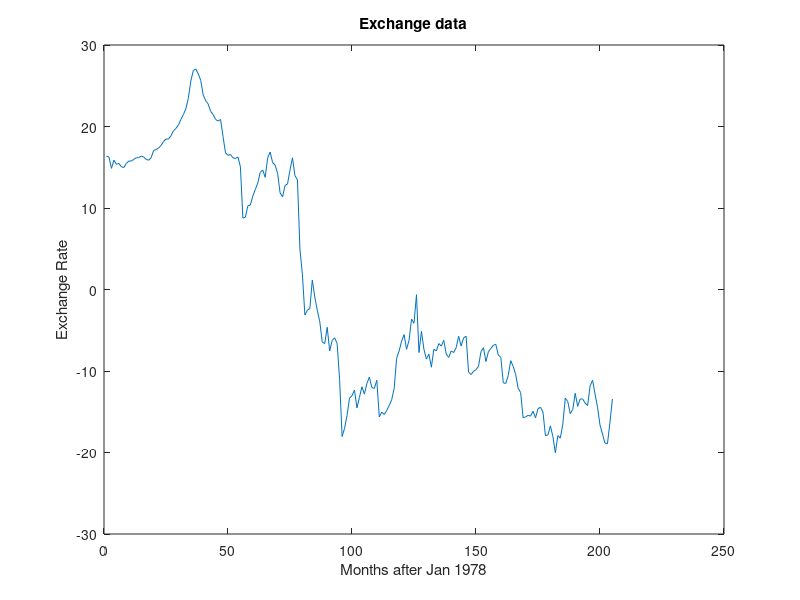
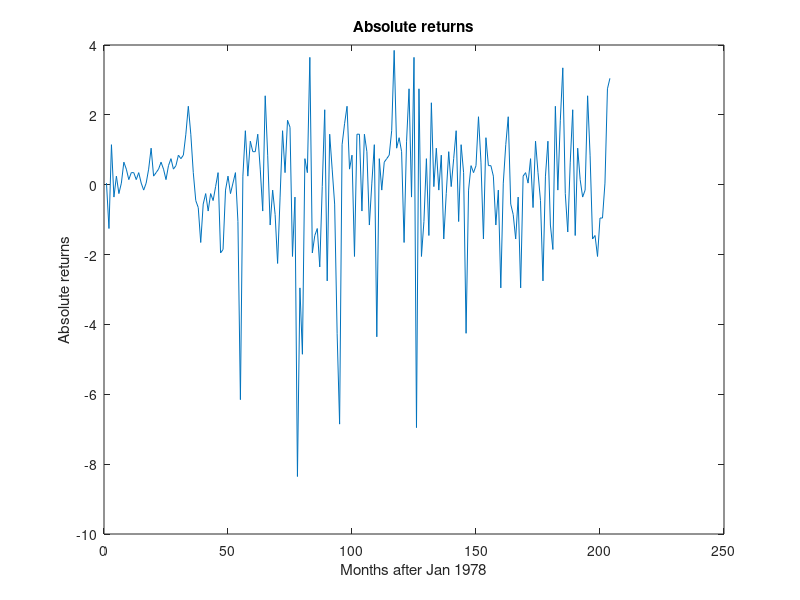
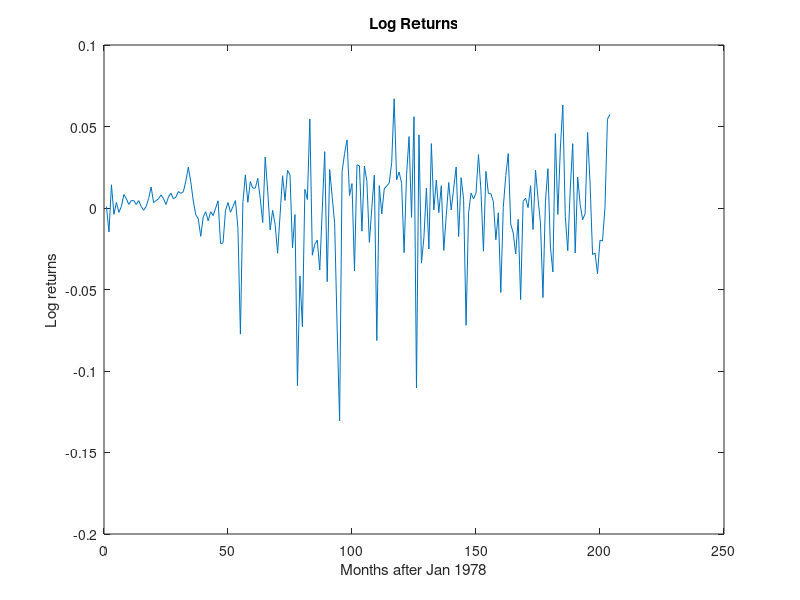

Recreate these plots in MATLAB, in order. (Note: this script raises an error after producing the figures.)
data = importdata('exchangerate.mat');
n_data = length(data);

% Problem 1
% mean correct all three series, i.e., subtract the sample mean from each series.
% Plot them. Which, if any, of them do you think can be modeled as a stationary time
% series? Motivate your answer. After this, you may assume that all three time series
% have mean zero.

x_t = data(1:end - 1);
x_t_1 = data(2:end);

abs_returns = x_t_1 - x_t;
log_returns = log(x_t_1) - log(x_t);

n_returns = length(abs_returns);

corrected_abs_returns = abs_returns - mean(abs_returns);
corrected_log_returns = log_returns - mean(log_returns);
corrected_data = data - mean(data);

figure;
% subplot(2,2,1);
plot(corrected_data);
ylabel("Exchange Rate");
xlabel("Months after Jan 1978");
title("Exchange data");
saveas(gcf,'plots/exchangedata.png');
figure;
% subplot(2,2,2);
plot(corrected_abs_returns);
xlabel("Months after Jan 1978");
ylabel("Absolute returns");
title("Absolute returns");
saveas(gcf,'plots/abs_returns.png');
figure;
% subplot(2,2,3);
plot(corrected_log_returns);
xlabel("Months after Jan 1978");
ylabel("Log returns");
title("Log Returns");
saveas(gcf,'plots/log_returns.png');

% Problem 2
crit_val = chi2inv(0.95, 20);
[lambda_data, acf_data] = ljungbox(corrected_data, 20);
[lambda_abs, acf_abs] = ljungbox(corrected_abs_returns, 20);
[lambda_log, acf_log] = ljungbox(corrected_log_returns, 20);

% Hypothesis test
% TODO: Pvalues
% chi2cdf(lambda_log, 20, 'upper')
% Reject the null for the data
% Fail to reject for abs and log
chi2cdf(lambda_data, 20, 'upper');
chi2cdf(lambda_abs, 20, 'upper');
chi2cdf(lambda_log, 20, 'upper');

% IID should be 0 covariance
figure;
subplot(2,2,1);
stem(acf_data, 'filled');
% Draw +- 1.96 / sqrt(n) lines
yline(1.96 / sqrt(n_data), '--', '1.96/sqrt(n)');
yline(-1.96 / sqrt(n_data), '--', '-1.96/sqrt(n)');
title("ACF for original data");
axis([1 20 -1 1]);

subplot(2,2,2);
stem(acf_abs, 'filled');
% Draw +- 1.96 / sqrt(n) lines
yline(1.96 / sqrt(n_returns), '--', '1.96/sqrt(n)');
yline(-1.96 / sqrt(n_returns), '--', '-1.96/sqrt(n)');
title("ACF for absolute returns");
axis([1 20 -1 1]);

subplot(2,2,3);
stem(acf_log, 'filled');
% Draw +- 1.96 / sqrt(n) lines
yline(1.96 / sqrt(n_returns), '--', '1.96/sqrt(n)');
yline(-1.96 / sqrt(n_returns), '--', '-1.96/sqrt(n)');
title("ACF for log returns");
axis([1 20 -1 1]);

% Problem 3
training = corrected_log_returns(1:102);
test = corrected_log_returns(103:end);
[gm, train_gamma_mat, train_acf] = acvf(training, 20);

% First coefficient, a_0 is zero since mean is zero.
coefs = train_gamma_mat \ flip(gm(2:end)');

preds = zeros(n_returns, 1);
preds(1:102) = training;
for i = 103:n_returns
    preds(i) = dot(preds(i-1:-1:i-20), coefs);
end

% Plot the predictions (red) and the actual values (black)
figure;
preds_plot = plot(preds(103:n_returns), '-o');
preds_plot.Color = "red";
hold on;
actual_plot = plot(test, '-o');
actual_plot.Color = "black";
title("Predictions (red) and actual values (black)");

% Plot the residuals
figure;
stem(preds(103:n_returns) - test, 'filled');
title("Predicted - Actual (Residuals)");

% mean squared error
forecast_mse = mean((preds(103:n_returns) - test).^2);
mean_mse = mean(test.^2);

% Not much difference in the forecasted MSE and the naive mean prediction
% Since log returns look IID it makes sense that mean prediction is almost
% as good

% Problem 4
% qqplot(corrected_log_returns);
% Standardized log return (divided off standard deviation)
log_returns_std = sort(corrected_log_returns / std(corrected_log_returns));
% Generate samples from normal distribution
norm_sample = sort(normrnd(0, 1, [1,n_returns]));

% Plot QQ-plot
figure;
scatter(norm_sample, log_returns_std);
hold on;
refline(1,0);
title("QQ plot");
ylabel("Standardize Log Returns Quantiles");
xlabel("Normal Quantiles");